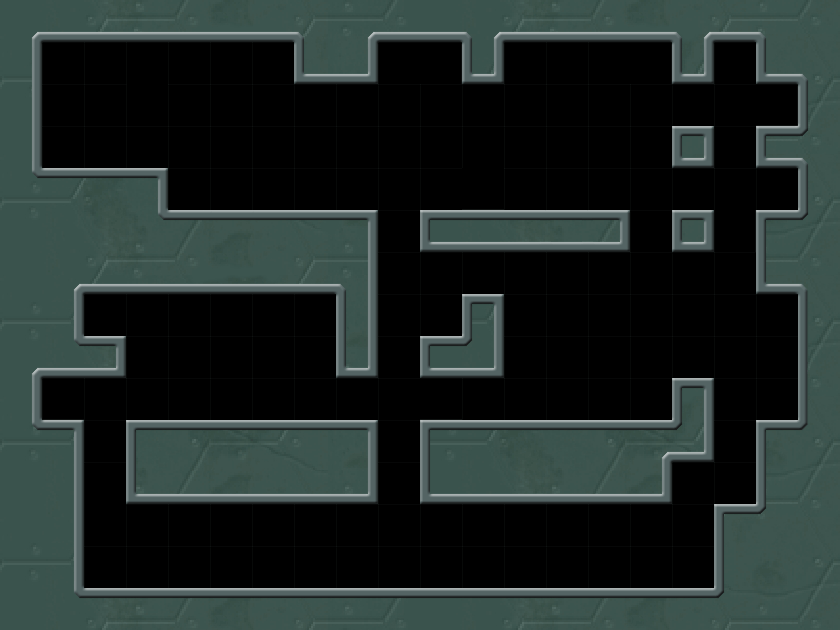

Below is a game level as drawn by its tile map, then a one-line description and the .tmx that defines it (tile-layer data replaced by summaries):
An orthogonal 20x15 tile map with 42x42 px tiles, 1 tile layer (map) and 37 objects (7x wl, 4x emy_lang, 4x emy_zhu, 3x pt, 2x nag, ...).

<map version="1.0" orientation="orthogonal" width="20" height="15" tilewidth="42" tileheight="42">
 <tileset firstgid="1" name="level13" tilewidth="42" tileheight="42">
  <image source="level13.png" width="840" height="630" />
  <tile id="21">
   <properties>
    <property name="tag" value="1" />
   </properties>
  </tile>
 </tileset>
 <layer name="map" width="20" height="15">
  <data>[300 cells, 300 non-empty, 154 distinct tile ids]</data>
 </layer>
 <objectgroup name="data" width="20" height="15">
  <object name="wl" x="126" y="84" width="42" height="42" />
  <object name="wl" x="420" y="42" width="42" height="42" />
  <object name="wl" x="630" y="42" width="42" height="42" />
  <object name="wl" x="756" y="84" width="42" height="42" />
  <object name="wl" x="714" y="210" width="42" height="42" />
  <object name="wl" x="462" y="168" width="42" height="42" />
  <object name="wl" x="84" y="504" width="42" height="42" />
  <object name="nlt" x="420" y="168" width="42" height="42">
   <properties>
    <property name="any" value="0" />
    <property name="dir" value="1" />
    <property name="dir1" value="4" />
   </properties>
  </object>
  <object name="na" x="210" y="378" width="42" height="42" />
  <object name="nag" x="420" y="294" width="42" height="42">
   <properties>
    <property name="any" value="0" />
   </properties>
  </object>
  <object name="nag" x="672" y="336" width="42" height="42">
   <properties>
    <property name="any" value="0" />
   </properties>
  </object>
  <object name="tnl" x="420" y="378" width="42" height="42">
   <properties>
    <property name="diy" value="3" />
   </properties>
  </object>
  <object name="nl" x="42" y="378" width="42" height="42">
   <properties>
    <property name="dir" value="4" />
   </properties>
  </object>
  <object name="ntn" x="378" y="420" width="42" height="42" />
  <object name="ntn" x="378" y="462" width="42" height="42" />
  <object name="pt" x="84" y="546" width="42" height="42">
   <properties>
    <property name="dir" value="4" />
   </properties>
  </object>
  <object name="pt" x="672" y="546" width="42" height="42">
   <properties>
    <property name="dir" value="3" />
   </properties>
  </object>
  <object name="bt" x="378" y="546" width="42" height="42" />
  <object name="emy_lang" x="462" y="546" width="42" height="42">
   <properties>
    <property name="flipX" value="1" />
   </properties>
  </object>
  <object name="emy_zhu" x="210" y="546" width="42" height="42" />
  <object name="emy_zhu" x="504" y="546" width="42" height="42">
   <properties>
    <property name="flipX" value="1" />
   </properties>
  </object>
  <object name="emy_lang" x="546" y="546" width="42" height="42">
   <properties>
    <property name="flipX" value="1" />
   </properties>
  </object>
  <object name="emy_lang" x="252" y="546" width="42" height="42" />
  <object name="emy_zhu" x="294" y="546" width="42" height="42" />
  <object name="pt" x="294" y="378" width="42" height="42">
   <properties>
    <property name="dir" value="3" />
   </properties>
  </object>
  <object name="emy_niao" x="378" y="210" width="42" height="42">
   <properties>
    <property name="flipX" value="1" />
    <property name="fly" value="1" />
    <property name="max" value="9" />
    <property name="min" value="5" />
    <property name="speed" value="1" />
   </properties>
  </object>
  <object name="emy_lang" x="168" y="546" width="42" height="42" />
  <object name="emy_zhu" x="588" y="546" width="42" height="42">
   <properties>
    <property name="flipX" value="1" />
   </properties>
  </object>
  <object name="dec_yuantong" x="84" y="126" width="42" height="42">
   <properties>
    <property name="any" value="0" />
    <property name="flipX" value="1" />
   </properties>
  </object>
  <object name="dec_badeng" x="420" y="252" width="42" height="42">
   <properties>
    <property name="any" value="1" />
   </properties>
  </object>
  <object name="dec_twoBox" x="126" y="378" width="42" height="42">
   <properties>
    <property name="any" value="0" />
   </properties>
  </object>
  <object name="dec_tong" x="546" y="378" width="42" height="42">
   <properties>
    <property name="any" value="0" />
    <property name="flipX" value="1" />
   </properties>
  </object>
  <object name="dec_godeng" x="210" y="504" width="42" height="42">
   <properties>
    <property name="any" value="1" />
   </properties>
  </object>
  <object name="dec_godeng" x="546" y="504" width="42" height="42">
   <properties>
    <property name="any" value="1" />
   </properties>
  </object>
  <object name="dec_shiyan" x="210" y="168" width="42" height="42">
   <properties>
    <property name="any" value="0" />
    <property name="flipX" value="1" />
   </properties>
  </object>
  <object name="dec_pic" x="168" y="294" width="42" height="42">
   <properties>
    <property name="any" value="1" />
   </properties>
  </object>
  <object name="dec_pic" x="252" y="294" width="42" height="42">
   <properties>
    <property name="any" value="1" />
   </properties>
  </object>
 </objectgroup>
</map>
